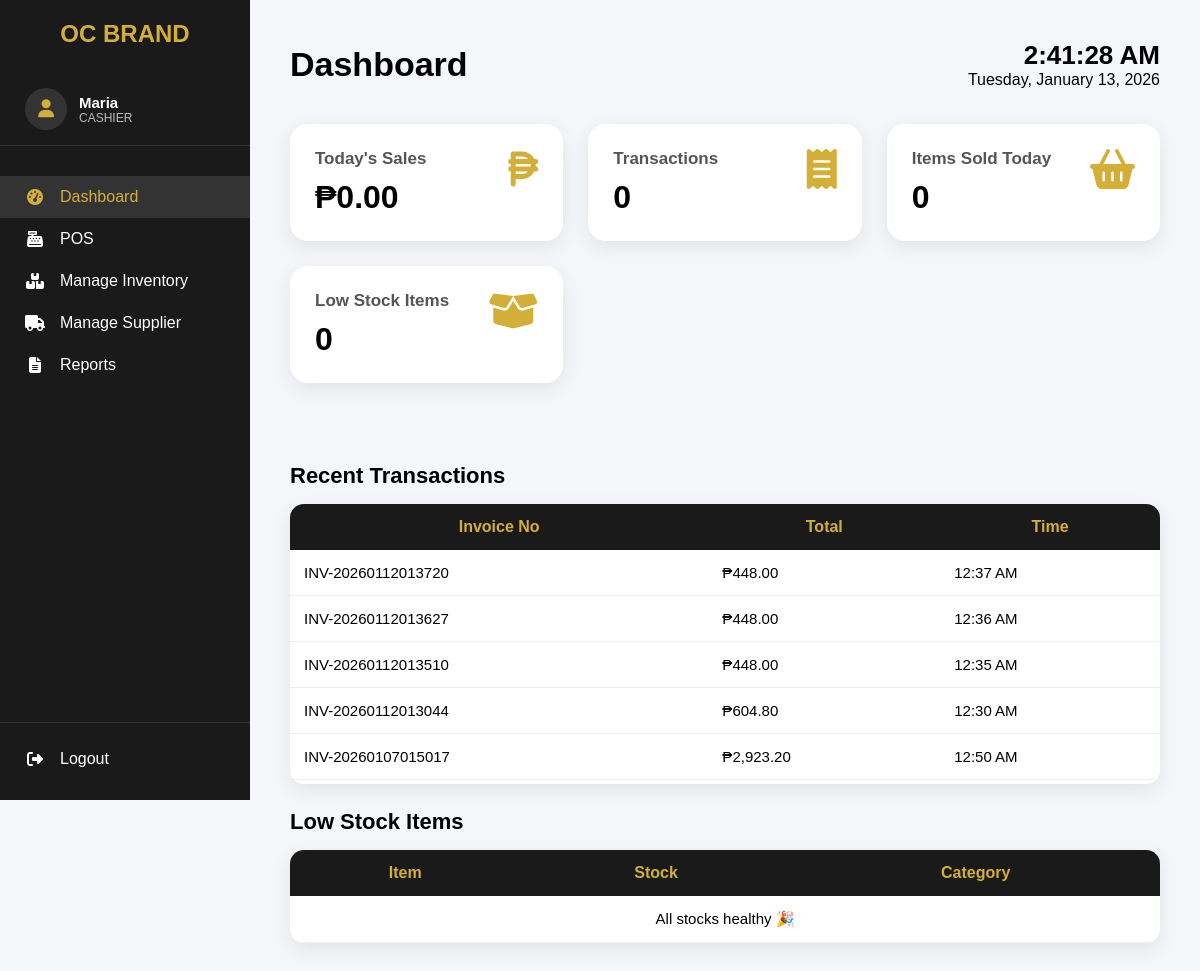
The app's page /admin/dashboard.php (signed in) with its own data.
### tables this page shows
CREATE TABLE `accounts` (
  `id` int(11) NOT NULL,
  `account_id` varchar(10) NOT NULL,
  `role` enum('cashier','admin') NOT NULL,
  `fname` varchar(100) NOT NULL,
  `mname` varchar(100) NOT NULL,
  `lname` varchar(100) NOT NULL,
  `address` varchar(255) NOT NULL,
  `contact` varchar(50) NOT NULL,
  `password` varchar(255) NOT NULL,
  `photo` text NOT NULL,
  `created_at` timestamp NOT NULL DEFAULT current_timestamp()
);

CREATE TABLE `sales` (
  `id` int(11) NOT NULL,
  `invoice_no` varchar(50) DEFAULT NULL,
  `total` decimal(10,2) DEFAULT NULL,
  `vat` decimal(10,2) DEFAULT NULL,
  `cash` decimal(10,2) DEFAULT NULL,
  `change_amount` decimal(10,2) DEFAULT NULL,
  `customer_name` varchar(100) DEFAULT NULL,
  `customer_tin` varchar(50) DEFAULT NULL,
  `admin` varchar(100) DEFAULT NULL,
  `created_at` timestamp NOT NULL DEFAULT current_timestamp()
);

### admin/dashboard.php (the view, shortened to what this page needs)
<?php
require "../db.php";
$todayStart = date('Y-m-d 00:00:00');
$todayEnd   = date('Y-m-d 23:59:59');
$q = $conn->query("
    SELECT
        SUM(total) AS sales,
        COUNT(*) AS transactions
    FROM sales
    WHERE created_at BETWEEN '$todayStart' AND '$todayEnd'
");
$today = $q->fetch_assoc();
$q = $conn->query("
    SELECT SUM(quantity) AS qty
    FROM sales_items si
    JOIN sales s ON s.id = si.sale_id
    WHERE s.created_at BETWEEN '$todayStart' AND '$todayEnd'
");
$itemsSold = $q->fetch_assoc()['qty'] ?? 0;
$q = $conn->query("
    SELECT COUNT(*) AS low_stock
    FROM products
    WHERE quantity <= 9
");
$lowStockCount = $q->fetch_assoc()['low_stock'];
$recentSales = [];
$q = $conn->query("
    SELECT invoice_no, total, created_at
    FROM sales
    ORDER BY created_at DESC
    LIMIT 20
");
while ($r = $q->fetch_assoc()) {
    $recentSales[] = $r;
}
$lowStockItems = [];
$currentPage = basename($_SERVER['PHP_SELF'], '.php');
?>
<!DOCTYPE html>
<html lang="en">
<head>
<link rel="stylesheet" href="https://cdnjs.cloudflare.com/ajax/libs/font-awesome/6.5.0/css/all.min.css">
</head>
<body>
<?php include "sidebar.php"; ?>
<div class="main-content">
<div class="dashboard-header">
    <h1>Dashboard</h1>
    <div class="datetime-box">
        <div class="time" id="realTime">--:--:--</div>
        <div id="realDate">Loading date...</div>
    </div>
</div>
<div class="cards">
<div class="cards">
    <a href="reports.php" class="card-link">
        <div class="card">
            <i class="fas fa-peso-sign"></i>
            <h3>Today's Sales</h3>
            <div class="value">₱<?= number_format($today['sales'] ?? 0, 2) ?></div>
        </div>
    </a>
    <a href="reports.php" class="card-link">
        <div class="card">
            <i class="fas fa-receipt"></i>
            <h3>Transactions</h3>
            <div class="value"><?= $today['transactions'] ?? 0 ?></div>
        </div>
    </a>
    <a href="reports.php" class="card-link">
        <div class="card">
            <i class="fas fa-shopping-basket"></i>
            <h3>Items Sold Today</h3>
            <div class="value"><?= $itemsSold ?></div>
        </div>
    </a>
    <a href="inventory.php" class="card-link">
        <div class="card">
            <i class="fas fa-box-open"></i>
            <h3>Low Stock Items</h3>
            <div class="value"><?= $lowStockCount ?></div>
        </div>
    </a>
</div>
</div>
<h2 class="section-title">Recent Transactions</h2>
<div class="table-wrapper">
<table>
<thead>
<tr>
    <th>Invoice No</th>
    <th>Total</th>
    <th>Time</th>
</tr>
</thead>
<tbody>
<?php if(empty($recentSales)): ?>
<tr><td colspan="3" style="text-align:center">No data</td></tr>
<?php else: foreach($recentSales as $r): ?>
<tr>
    <td><?= htmlspecialchars($r['invoice_no']) ?></td>
    <td>₱<?= number_format($r['total'],2) ?></td>
    <td><?= date('h:i A', strtotime($r['created_at'])) ?></td>
</tr>
<?php endforeach; endif; ?>
</tbody>
</table>
</div>
<h2 class="section-title">Low Stock Items</h2>
<div class="table-wrapper">
<table>
<thead>
<tr>
    <th>Item</th>
    <th>Stock</th>
    <th>Category</th>
</tr>
</thead>
<tbody>
<?php if(empty($lowStockItems)): ?>
<tr><td colspan="3" style="text-align:center">All stocks healthy 🎉</td></tr>
<?php else: foreach($lowStockItems as $p): ?>
<tr>
    <td><?= htmlspecialchars($p['name']) ?></td>
    <td><?= $p['quantity'] ?></td>
    <td><?= htmlspecialchars($p['category']) ?></td>
</tr>
<?php endforeach; endif; ?>
</tbody>
</table>
</div>
</div>
</body>
</html>

### admin/sidebar.php (shortened to what this page needs)
<?php
require_once __DIR__ . "/../db.php";
$userId = (int) $_SESSION['user_id'];
$stmt = $conn->prepare("SELECT fname, role FROM accounts WHERE id = ?");
$stmt->bind_param("i", $userId);
$stmt->execute();
$user = $stmt->get_result()->fetch_assoc();
$fname = htmlspecialchars($user['fname'] ?? '', ENT_QUOTES, 'UTF-8');
$role  = htmlspecialchars($user['role'] ?? '', ENT_QUOTES, 'UTF-8');
?>
<div class="sidebar">
    <div>
        <h2>OC Brand</h2>
        <div class="sidebar-user">
            <div class="avatar">
                <i class="fas fa-user"></i>
            </div>
            <div class="user-info">
                <span class="name"><?= $fname ?></span>
                <span class="role"><?= ucfirst($role) ?></span>
            </div>
        </div>
        <a href="dashboard.php" class="<?= $currentPage === 'dashboard' ? 'active' : '' ?>">
            <i class="fas fa-tachometer-alt"></i> Dashboard
        </a>
        <a href="pos.php" class="<?= $currentPage === 'pos' ? 'active' : '' ?>">
            <i class="fas fa-cash-register"></i> POS
        </a>
        <a href="inventory.php" class="<?= $currentPage === 'inventory' ? 'active' : '' ?>">
            <i class="fas fa-boxes"></i> Manage Inventory
        </a>
        <a href="supplier.php" class="<?= $currentPage === 'supplier' ? 'active' : '' ?>">
            <i class="fas fa-truck"></i> Manage Supplier
        </a>
        <a href="reports.php" class="<?= $currentPage === 'reports' ? 'active' : '' ?>">
            <i class="fas fa-file-alt"></i> Reports
        </a>
    </div>
    <div class="logout">
        <a href="#" onclick="confirmLogout(event)">
            <i class="fas fa-sign-out-alt"></i> Logout
        </a>
    </div>
</div>

### admin/dashboard.php (style rules this page uses)
* { margin: 0; padding: 0; box-sizing: border-box; font-family: "Poppins", sans-serif; }
body { display: flex; background: #f4f6f9; min-height: 100vh; }
.main-content { flex: 1; padding: 40px; margin-left: 250px; }
.dashboard-header { display: flex; justify-content: space-between; align-items: center; margin-bottom: 35px; }
.dashboard-header h1 { font-size: 34px; font-weight: 700; }
.datetime-box { text-align: right; }
.datetime-box .time { font-size: 26px; font-weight: 700; }
.cards { display: grid; grid-template-columns: repeat(auto-fit, minmax(260px,1fr)); gap: 25px; margin-bottom: 40px; }
.card { background: #fff; padding: 25px; border-radius: 18px; box-shadow: 0 6px 20px rgba(0,0,0,0.08); }
.card i { float: right; font-size: 40px; color: #d4af37; }
.card h3 { font-size: 17px; color: #555; }
.value { font-size: 32px; font-weight: 700; margin-top: 10px; }
.section-title { font-size: 22px; margin: 25px 0 15px; }
.table-wrapper { max-height: 280px; overflow-y: auto; background: #fff; border-radius: 14px; box-shadow: 0 6px 20px rgba(0,0,0,0.08); }
table { width: 100%; border-collapse: collapse; }
thead th { position: sticky; top: 0; background: #1a1a1a; color: #d4af37; padding: 14px; }
td { padding: 14px; border-bottom: 1px solid #eee; font-size: 15px; }
.card-link { text-decoration: none; color: inherit; display: block; }
.card-link .card { cursor: pointer; }

### admin/sidebar.php (style rules this page uses)
.sidebar { width: 250px; height: 100vh; background-color: #1a1a1a; color: #fff; position: fixed; display: flex; flex-direction: column; justify-content: space-between; padding: 20px 0; }
.sidebar h2 { color: #d4af37; text-align: center; margin-bottom: 25px; font-size: 24px; text-transform: uppercase; }
.sidebar-user { display: flex; align-items: center; gap: 12px; padding: 15px 25px; margin-bottom: 30px; border-bottom: 1px solid #333; }
.sidebar-user .avatar { width: 42px; height: 42px; background: #333; border-radius: 50%; display: flex; align-items: center; justify-content: center; color: #d4af37; font-size: 18px; }
.sidebar-user .user-info { display: flex; flex-direction: column; }
.sidebar-user .name { font-size: 15px; font-weight: 600; }
.sidebar-user .role { font-size: 12px; color: #bbb; text-transform: uppercase; }
.sidebar a { display: flex; align-items: center; padding: 12px 25px; color: #fff; text-decoration: none; font-size: 16px; transition: background 0.3s, color 0.3s; }
.sidebar a i { width: 20px; margin-right: 15px; text-align: center; }
.sidebar a:hover, .sidebar a.active { background-color: #333; color: #d4af37; }
.logout { border-top: 1px solid #333; padding-top: 15px; }

### records on screen
accounts: fname "Maria", role "CASHIER"
sales: invoice_no "INV-20260112013720", total "448.00", created_at "12:37 AM"
sales: invoice_no "INV-20260112013627", total "448.00", created_at "12:36 AM"
sales: invoice_no "INV-20260112013510", total "448.00", created_at "12:35 AM"
sales: invoice_no "INV-20260112013044", total "604.80", created_at "12:30 AM"
sales: invoice_no "INV-20260107015017", total "2,923.20", created_at "12:50 AM"

### other values on screen
$today['sales'] "0.00"
$today['transactions'] "0"
$itemsSold "0"
$lowStockCount "0"
